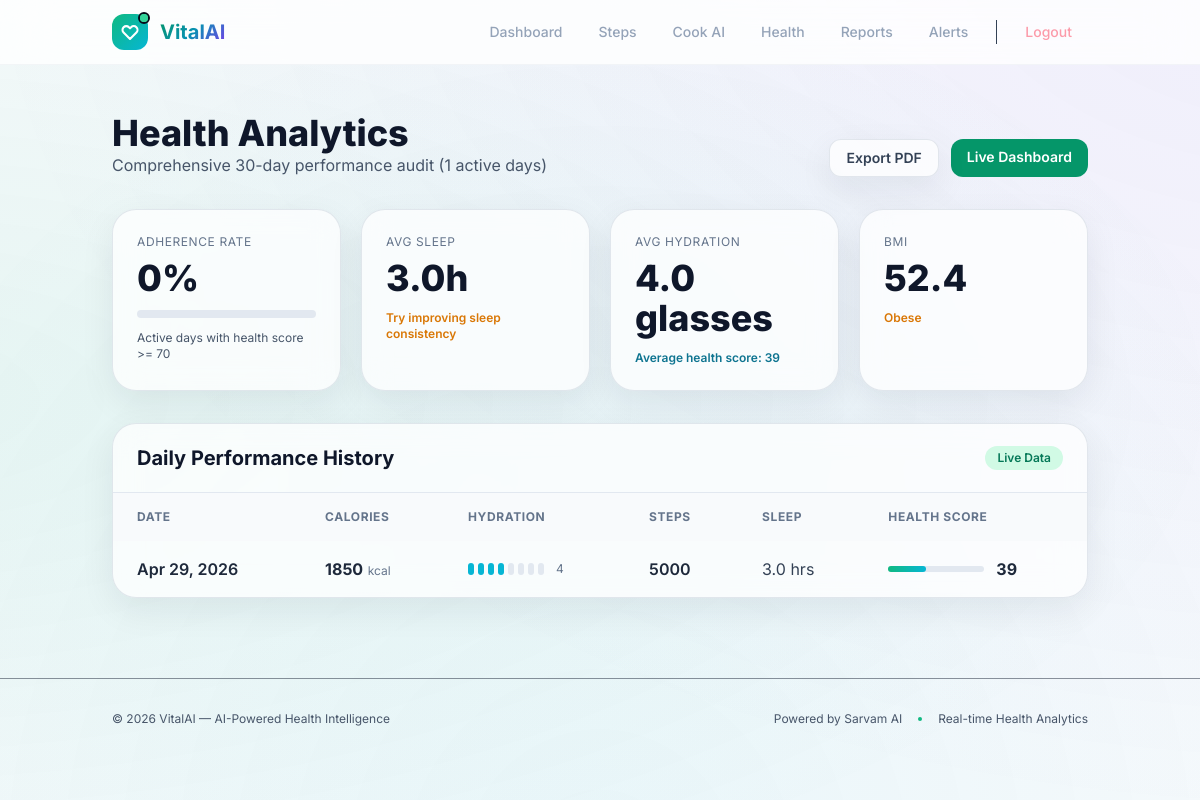
Screenshot of /reports (signed in) with the database file from the repository.
### models.py (models this page shows)
class DailyLog(db.Model):
    id = db.Column(db.Integer, primary_key=True)
    date = db.Column(db.Date, nullable=False, default=datetime.utcnow().date)
    water_intake = db.Column(db.Integer, default=0) # in glasses
    calories_consumed = db.Column(db.Integer, default=0)
    steps = db.Column(db.Integer, default=0)
    sleep_hours = db.Column(db.Float, default=0)
    mood = db.Column(db.String(50), nullable=True) # happy, sad, etc.
    stress_level = db.Column(db.Integer, default=0) # 1-10
    health_score = db.Column(db.Integer, default=0) # 1-100 calculated daily
    heart_rate = db.Column(db.Integer, default=0)  # bpm
    blood_pressure_sys = db.Column(db.Integer, default=0)  # systolic
    blood_pressure_dia = db.Column(db.Integer, default=0)  # diastolic
    body_temperature = db.Column(db.Float, default=0)  # celsius
    blood_oxygen = db.Column(db.Integer, default=0)  # SpO2 percentage
    exercise_minutes = db.Column(db.Integer, default=0)
    exercise_type = db.Column(db.String(100), nullable=True)
    calories_burned = db.Column(db.Integer, default=0)
    mood_notes = db.Column(db.Text, nullable=True)
    energy_level = db.Column(db.Integer, default=0)  # 1-10
    user_id = db.Column(db.Integer, db.ForeignKey('user.id'), nullable=False)
    meals = db.relationship('Meal', backref='daily_log', lazy=True)
    __table_args__ = (db.UniqueConstraint('user_id', 'date', name='_user_date_uc'),)

### app.py (the view)
@app.route('/reports')
@login_required
def reports():
    history = DailyLog.query.filter_by(user_id=current_user.id).order_by(DailyLog.date.desc()).limit(30).all()
    history = history[::-1] # Oldest first
    active_logs = [
        h for h in history
        if (h.calories_consumed > 0 or h.water_intake > 0 or h.steps > 0 or h.sleep_hours > 0 or h.health_score > 0)
    ]
    active_days = len(active_logs)
    adherence = 0
    avg_sleep = 0.0
    avg_water = 0.0
    avg_score = 0
    if active_days > 0:
        good_days = len([h for h in active_logs if h.health_score >= 70])
        adherence = int((good_days / active_days) * 100)
        avg_sleep = round(sum(h.sleep_hours for h in active_logs) / active_days, 1)
        avg_water = round(sum(h.water_intake for h in active_logs) / active_days, 1)
        avg_score = int(sum(h.health_score for h in active_logs) / active_days)
    bmi = None
    bmi_status = "N/A"
    if current_user.weight and current_user.height and current_user.height > 0:
        height_m = current_user.height / 100
        bmi = round(current_user.weight / (height_m * height_m), 1)
        if bmi < 18.5:
            bmi_status = "Underweight"
        elif bmi < 25:
            bmi_status = "Healthy"
        elif bmi < 30:
            bmi_status = "Overweight"
        else:
            bmi_status = "Obese"
    return render_template(
        'reports.html',
        history=history,
        user=current_user,
        adherence=adherence,
        avg_sleep=avg_sleep,
        avg_water=avg_water,
        avg_score=avg_score,
        bmi=bmi,
        bmi_status=bmi_status,
        active_days=active_days
    )

### app.py (called while the page is built)
@login_manager.user_loader
def load_user(user_id):
    return db.session.get(User, int(user_id))

### templates/reports.html (shortened to what this page needs)
{% extends "base.html" %}
{% block content %}
<section class="space-y-8">
    <header class="rise flex flex-col gap-4 md:flex-row md:items-end md:justify-between">
        <div>
            <h1 class="text-4xl font-extrabold text-slate-900">Health Analytics</h1>
            <p class="text-slate-600">Comprehensive 30-day performance audit ({{ active_days }} active days)</p>
        </div>
        <div class="flex gap-3">
            <button onclick="window.print()" class="glass-panel rounded-xl px-4 py-2 text-sm font-semibold text-slate-700 hover:bg-white">Export PDF</button>
            <a href="{{ url_for('dashboard') }}" class="rounded-xl bg-emerald-600 px-4 py-2 text-sm font-semibold text-white hover:bg-emerald-700">Live Dashboard</a>
        </div>
    </header>
    <div class="grid grid-cols-1 gap-5 md:grid-cols-4">
        <div class="glass-panel rise shine rounded-3xl p-6" style="animation-delay:.04s">
            <p class="text-xs uppercase tracking-wider text-slate-500">Adherence Rate</p>
            <p class="mt-2 text-4xl font-extrabold text-slate-900">{{ adherence }}%</p>
            <div class="mt-3 h-2 overflow-hidden rounded-full bg-slate-200">
            </div>
            <p class="mt-3 text-xs text-slate-600">Active days with health score >= 70</p>
        </div>
        <div class="glass-panel rise rounded-3xl p-6" style="animation-delay:.08s">
            <p class="text-xs uppercase tracking-wider text-slate-500">Avg Sleep</p>
            <p class="mt-2 text-4xl font-extrabold text-slate-900">{{ avg_sleep }}h</p>
            <p class="mt-3 text-xs font-semibold {% if avg_sleep >= 7 %}text-emerald-700{% else %}text-amber-600{% endif %}">
                {% if avg_sleep >= 7 %}On track for recovery{% else %}Try improving sleep consistency{% endif %}
            </p>
        </div>
        <div class="glass-panel rise rounded-3xl p-6" style="animation-delay:.12s">
            <p class="text-xs uppercase tracking-wider text-slate-500">Avg Hydration</p>
            <p class="mt-2 text-4xl font-extrabold text-slate-900">{{ avg_water }} glasses</p>
            <p class="mt-3 text-xs font-semibold text-cyan-700">Average health score: {{ avg_score }}</p>
        </div>
        <div class="glass-panel rise rounded-3xl p-6" style="animation-delay:.16s">
            <p class="text-xs uppercase tracking-wider text-slate-500">BMI</p>
            <p class="mt-2 text-4xl font-extrabold text-slate-900">
                {% if bmi is not none %}{{ bmi }}{% else %}--{% endif %}
            </p>
            <p class="mt-3 text-xs font-semibold {% if bmi_status == 'Healthy' %}text-emerald-700{% elif bmi_status == 'N/A' %}text-slate-500{% else %}text-amber-600{% endif %}">
                {{ bmi_status }}
            </p>
        </div>
    </div>
    <div class="glass-panel rise rounded-3xl overflow-hidden" style="animation-delay:.2s">
        <div class="flex items-center justify-between border-b border-slate-200 px-6 py-5">
            <h3 class="text-xl font-bold text-slate-900">Daily Performance History</h3>
            <span class="rounded-full bg-emerald-100 px-3 py-1 text-xs font-semibold text-emerald-700">Live Data</span>
        </div>
        <div class="overflow-x-auto">
            <table class="w-full text-left">
                <thead class="bg-slate-50 text-xs uppercase tracking-wider text-slate-500">
                    <tr>
                        <th class="px-6 py-4">Date</th>
                        <th class="px-6 py-4">Calories</th>
                        <th class="px-6 py-4">Hydration</th>
                        <th class="px-6 py-4">Steps</th>
                        <th class="px-6 py-4">Sleep</th>
                        <th class="px-6 py-4">Health Score</th>
                    </tr>
                </thead>
                <tbody class="divide-y divide-slate-100">
                    {% for log in history %}
                    <tr class="transition hover:bg-slate-50/70">
                        <td class="px-6 py-4 font-semibold text-slate-800">{{ log.date.strftime('%b %d, %Y') }}</td>
                        <td class="px-6 py-4">
                            <span class="font-bold {% if log.calories_consumed > 2500 %}text-red-600{% else %}text-slate-800{% endif %}">{{ log.calories_consumed }}</span>
                            <span class="text-xs text-slate-500">kcal</span>
                        </td>
                        <td class="px-6 py-4">
                            <div class="flex items-center gap-1">
                                {% for i in range(8) %}
                                    <span class="h-3 w-1.5 rounded-full {% if i < log.water_intake %}bg-cyan-500{% else %}bg-slate-200{% endif %}"></span>
                                {% endfor %}
                                <span class="ml-2 text-xs text-slate-500">{{ log.water_intake }}</span>
                            </div>
                        </td>
                        <td class="px-6 py-4 font-semibold text-slate-800">{{ log.steps }}</td>
                        <td class="px-6 py-4 text-slate-700">{{ log.sleep_hours }} hrs</td>
                        <td class="px-6 py-4">
                            <div class="flex items-center gap-3">
                                <div class="h-1.5 w-24 rounded-full bg-slate-200">
                                    <div class="h-full rounded-full bg-gradient-to-r from-emerald-500 to-cyan-500" data-style="width: {{ log.health_score }}%;"></div>
                                </div>
                                <span class="font-bold text-slate-800">{{ log.health_score }}</span>
                            </div>
                        </td>
                    </tr>
                    {% endfor %}
                </tbody>
            </table>
        </div>
    </div>
</section>
{% endblock %}

### templates/base.html (style rules this page uses)
* { margin: 0; padding: 0; box-sizing: border-box; }
body { font-family: 'Inter', sans-serif; background: #f8fafc; color: #1e293b; min-height: 100vh; }
:root { --bg-primary: #f8fafc; --bg-card: rgba(255, 255, 255, 0.7); --bg-card-hover: rgba(255, 255, 255, 0.9); --border: rgba(148, 163, 184, 0.2); --border-hover: rgba(148, 163, 184, 0.3); --accent-emerald: #059669; --accent-cyan: #0891b2; --accent-violet: #7c3aed; --accent-rose: #e11d48; --accent-amber: #d97706; --text-primary: #1e293b; --text-secondary: #475569; --text-muted: #94a3b8; }

### templates/reports.html (style rules this page uses)
.glass-panel { background: rgba(255, 255, 255, 0.74); backdrop-filter: blur(14px); border: 1px solid rgba(148, 163, 184, 0.25); box-shadow: 0 12px 35px rgba(15, 23, 42, 0.07); }
.rise { animation: rise 0.55s ease both; }
.shine { position: relative; overflow: hidden; }
.shine::after { content: ""; position: absolute; top: 0; left: -120%; width: 60%; height: 100%; background: linear-gradient(90deg, transparent, rgba(255,255,255,0.5), transparent); animation: sweep 3.8s ease-in-out infinite; }

### rows the page displays
DailyLog: date "Apr 29, 2026", calories_consumed "1850", water_intake "4", steps "5000", sleep_hours "3.0", health_score "39"

### other values shown
{{ active_days }} "1"
{{ adherence }} "0"
{{ avg_sleep }} "3.0"
{{ avg_water }} "4.0"
{{ avg_score }} "39"
{{ bmi }} "52.4"
{{ bmi_status }} "Obese"
